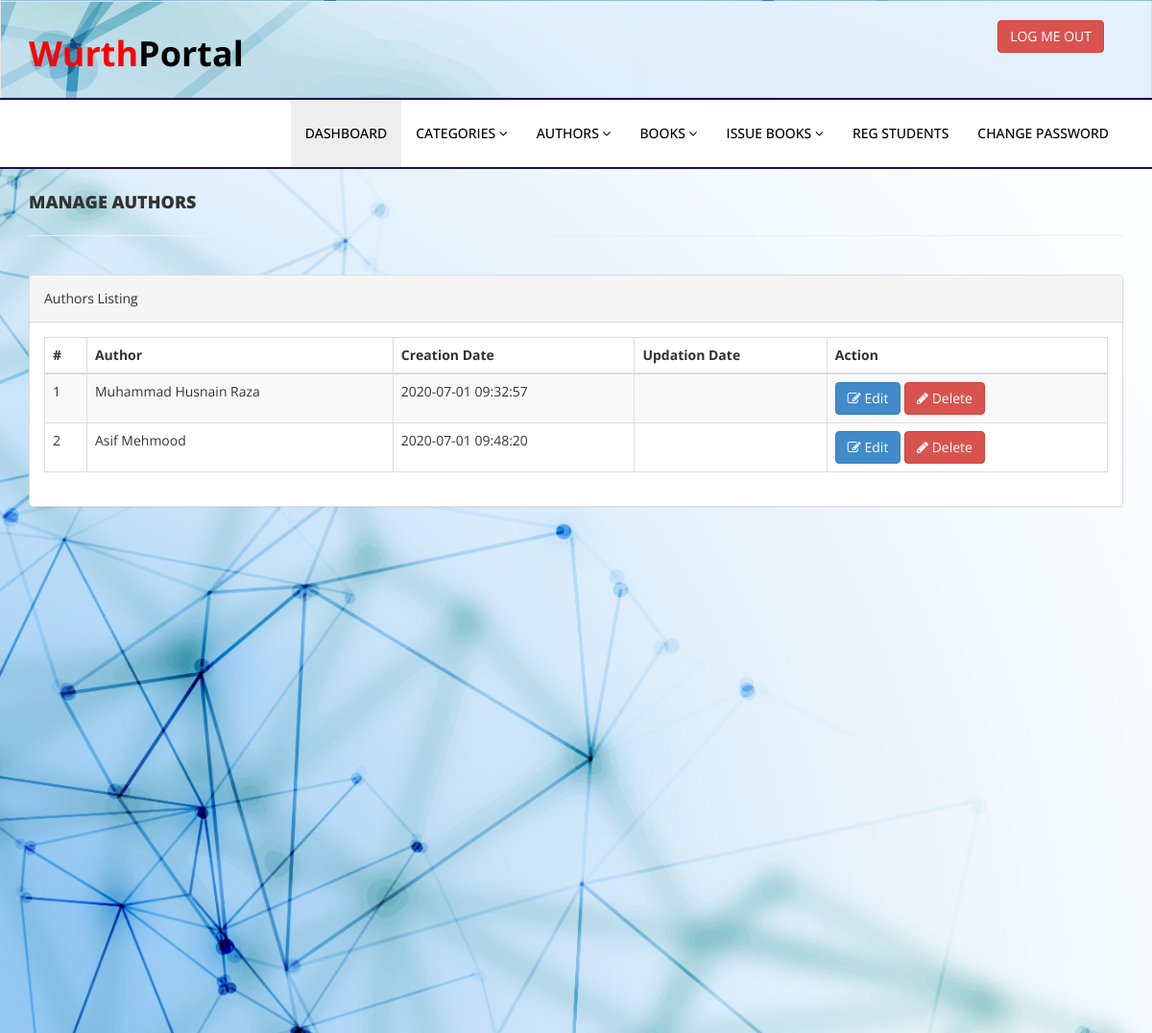
Page /admin/manage-authors.php (signed in) on the committed database.
### tables this page shows
CREATE TABLE `tblauthors` (
  `id` int(11) NOT NULL,
  `AuthorName` varchar(159) DEFAULT NULL,
  `creationDate` timestamp NULL DEFAULT current_timestamp(),
  `UpdationDate` timestamp NULL DEFAULT NULL ON UPDATE current_timestamp()
);

### admin/manage-authors.php (the view, shortened to what this page needs)
<?php
include('includes/config.php');
if(strlen($_SESSION['alogin'])==0)
    {
header('location:index.php');
}
else{
    ?>
<!DOCTYPE html>
<html xmlns="http://www.w3.org/1999/xhtml">
<head>
    <link href="assets/css/bootstrap.css" rel="stylesheet" />
    <link href="assets/css/font-awesome.css" rel="stylesheet" />
    <link href="assets/js/dataTables/dataTables.bootstrap.css" rel="stylesheet" />
    <link href="assets/css/style.css" rel="stylesheet" />
</head>
<body>
<?php include('includes/header.php');?>
    <div class="content-wrapper">
         <div class="container">
        <div class="row pad-botm">
            <div class="col-md-12">
                <h4 class="header-line">Manage Authors</h4>
    </div>
     <div class="row">
</div>
        </div>
            <div class="row">
                <div class="col-md-12">
                    <div class="panel panel-default">
                        <div class="panel-heading">
                           Authors Listing
                        </div>
                        <div class="panel-body">
                            <div class="table-responsive">
                                <table class="table table-striped table-bordered table-hover" id="dataTables-example">
                                    <thead>
                                        <tr>
                                            <th>#</th>
                                            <th>Author</th>
                                            <th>Creation Date</th>
                                            <th>Updation Date</th>
                                            <th>Action</th>
                                        </tr>
                                    </thead>
                                    <tbody>
<?php $sql = "SELECT * from  tblauthors";
$query = $dbh -> prepare($sql);
$query->execute();
$results=$query->fetchAll(PDO::FETCH_OBJ);
$cnt=1;
if($query->rowCount() > 0)
{
foreach($results as $result)
{               ?>
                                        <tr class="odd gradeX">
                                            <td class="center"><?php echo htmlentities($cnt);?></td>
                                            <td class="center"><?php echo htmlentities($result->AuthorName);?></td>
                                            <td class="center"><?php echo htmlentities($result->creationDate);?></td>
                                            <td class="center"><?php echo htmlentities($result->UpdationDate);?></td>
                                            <td class="center">
                                            <a href="edit-author.php?athrid=<?php echo htmlentities($result->id);?>"><button class="btn btn-primary"><i class="fa fa-edit "></i> Edit</button>
                                          <a href="manage-authors.php?del=<?php echo htmlentities($result->id);?>" onclick="return confirm('Are you sure you want to delete?');"" >  <button class="btn btn-danger"><i class="fa fa-pencil"></i> Delete</button>
                                            </td>
                                        </tr>
 <?php $cnt=$cnt+1;}} ?>
                                    </tbody>
                                </table>
                            </div>
                        </div>
                    </div>
                </div>
            </div>
    </div>
    </div>
</body>
</html>
<?php } ?>

### admin/assets/css/style.css (style rules this page uses)
.content-wrapper { padding-top: 15px; min-height:900px; padding-bottom:90px; background-image: url(../img/bgimage.jpg); background-repeat: no-repeat; background-size: cover; }
.header-line { font-weight:900; padding-bottom:25px; border-bottom:1px solid #eeeeee; text-transform:uppercase; }
.pad-botm { padding-bottom:30px; }

### rows in the picture
tblauthors: AuthorName "Muhammad Husnain Raza", creationDate "2020-07-01 09:32:57"
tblauthors: AuthorName "Asif Mehmood", creationDate "2020-07-01 09:48:20"
